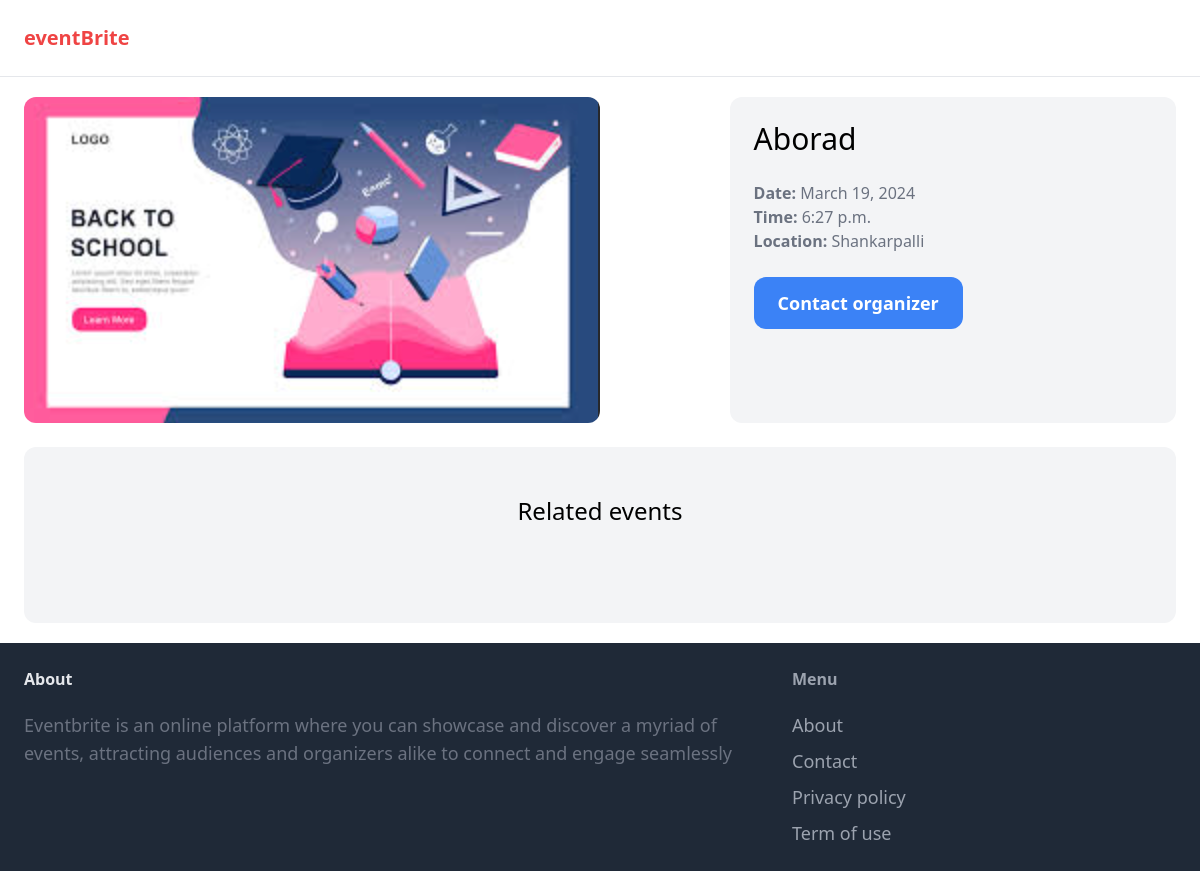
Page /items/1/ on the committed database.
### item/models.py (models this page shows, shortened)
class Event(models.Model):
    category = models.ForeignKey(Category, related_name='items', on_delete=models.CASCADE)
    event_name = models.CharField(max_length=255)
    date = models.DateField()
    time = models.TimeField()
    location = models.CharField(max_length=255)
    image = models.ImageField(upload_to='event_images')
    is_liked = models.ManyToManyField(User, related_name='liked_events', blank=True)
    user = models.ForeignKey(User, related_name='events', on_delete=models.CASCADE)

### item/views.py (the view)
# urls.py: path('<int:pk>/', views.detail, name='detail'),
def detail(request, pk):
    event = get_object_or_404(Event, pk=pk)
    related_events = Event.objects.filter(category=event.category, is_liked=False).exclude(pk=pk)[0:3]
    return render(request, 'item/detail.html', {
        'event': event,
        'related_event': related_events
    })

### item/templates/item/detail.html (shortened to what this page needs)
{% extends 'core/base.html' %}
{% block content %}
<div class="grid grid-cols-5 gap-6">
    <div class="col-span-3">
        <img src="{{ event.image.url }}" class="rounded-xl">
    </div>
    <div class="col-span-2 p-6 bg-gray-100 rounded-xl">
        <h1 class="mb-6 text-3xl">{{ event.event_name }}</h1>
        <p class="text-gray-500"><strong>Date: </strong>{{ event.date }}</p>
        <p class="text-gray-500"><strong>Time: </strong>{{ event.time }}</p>
        <p class="text-gray-500"><strong>Location: </strong>{{ event.location }}</p>
        {% if request.user == event.user %}
            <div class="mt-6 p-6 bg-white rounded-xl">
                <p>This is your event!</p>
                <a href="{% url 'item:edit' event.id %}" class="inline-block mt-6 px-6 py-3 text-lg font-semibold bg-blue-500 text-white rounded-xl">Edit</a>
                <a href="{% url 'item:delete' event.id %}" class="inline-block mt-6 px-6 py-3 text-lg font-semibold bg-red-500 text-white rounded-xl">Delete</a>
            </div>
        {% else %}
            <a href="#" class="inline-block mt-6 px-6 py-3 text-lg font-semibold bg-blue-500 text-white rounded-xl hover:bg-blue-700">Contact organizer</a>
        {% endif %}
    </div>
</div>
<div class="mt-6 px-6 py-12 bg-gray-100 rounded-xl">
    <h2 class="mb-12 text-2xl text-center">Related events</h2>
</div>
{% endblock %}

### rows in the picture
Event: image (picture), event_name "Aborad", date "March 19, 2024", time "6:27 p.m.", location "Shankarpalli"
